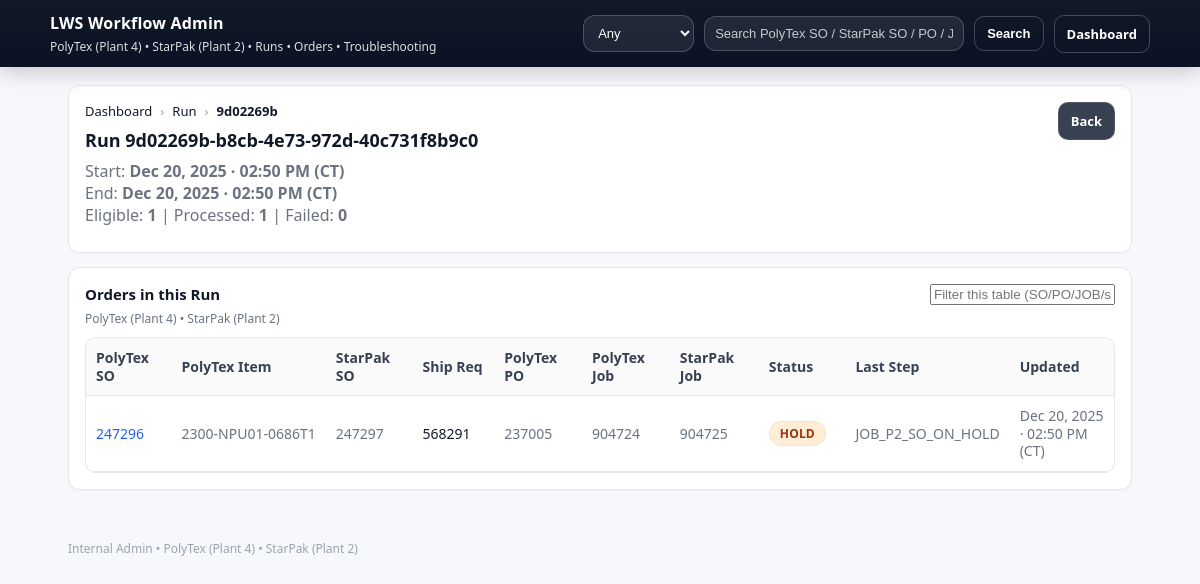
Screenshot of /run/9d02269b-b8cb-4e73-972d-40c731f8b9c0 with the database file from the repository.
### tables this page shows
CREATE TABLE workflow_runs (
        run_id TEXT PRIMARY KEY,
        start_ts TEXT,
        end_ts TEXT,
        env TEXT,
        eligible_count INTEGER,
        processed_count INTEGER,
        failed_count INTEGER,
        log_file_path TEXT
    , "held_count" INTEGER);

CREATE TABLE lws_order_state (
        sordernum INTEGER PRIMARY KEY,
        last_seen_ts TEXT,
        status TEXT,
        last_step TEXT,
        last_run_id TEXT,
        polytex_item_code TEXT,
        job_p4_code TEXT,
        po_p4_num INTEGER,
        so_p2_num INTEGER,
        shipreq_p2 TEXT,
        job_p2_code TEXT,
        last_error_summary TEXT,
        last_api_entity TEXT,
        last_api_status INTEGER,
        last_api_messages TEXT,
        updated_ts TEXT
    );

CREATE TABLE run_orders (
        run_id TEXT,
        sordernum INTEGER,
        status TEXT,
        last_step TEXT,
        updated_ts TEXT,
        PRIMARY KEY (run_id, sordernum)
    );

### admin.py (the view)
@app.route("/run/<run_id>")
def run_detail(run_id):
    conn = db()
    run = conn.execute(
        "SELECT * FROM workflow_runs WHERE run_id = ?",
        (run_id,)
    ).fetchone()
    orders = conn.execute("""
        SELECT
            ro.sordernum,
            os.so_p2_num,
            os.po_p4_num,
            os.shipreq_p2,
            os.job_p4_code,
            os.job_p2_code,
            COALESCE(ro.status, os.status) AS status,
            COALESCE(ro.last_step, os.last_step) AS last_step,
            COALESCE(ro.updated_ts, os.updated_ts) AS updated_ts,
            os.polytex_item_code
        FROM run_orders ro
        LEFT JOIN lws_order_state os
          ON os.sordernum = ro.sordernum
        WHERE ro.run_id = ?
        ORDER BY ro.sordernum DESC
    """, (run_id,)).fetchall()
    conn.close()
    return render_template("run_detail.html", run=run, orders=orders)

### admin.py (called while the page is built)
def db():
    return state_conn()

def _to_dt_utc(value):
    if value is None:
        return None
    if isinstance(value, datetime):
        dt = value
    else:
        s = str(value).strip()
        dt = datetime.fromisoformat(s.replace("Z", "+00:00"))
    if dt.tzinfo is None:
        dt = dt.replace(tzinfo=timezone.utc)
    return dt.astimezone(timezone.utc)

def format_ct(value, fmt="%b %d, %Y · %I:%M %p"):
    dt_utc = _to_dt_utc(value)
    if not dt_utc:
        return ""
    return dt_utc.astimezone(CT).strftime(fmt)

### db.py (called while the page is built)
def state_conn() -> sqlite3.Connection:
    conn = sqlite3.connect(STATE_DB_PATH)
    conn.row_factory = sqlite3.Row
    return conn

### templates/run_detail.html (shortened to what this page needs)
{% extends "base.html" %}
{% block content %}
<div class="card">
  <div class="cardHeader">
    <div>
      <div class="crumbs">
        <a href="/">Dashboard</a> <span class="sep">›</span>
        <span>Run</span> <span class="sep">›</span>
        <b>{{ run.run_id[:8] }}</b>
      </div>
      <h2 style="margin:8px 0 0;">Run {{ run.run_id }}</h2>
      <p class="muted" style="margin:8px 0 0;">
        Start: <b>{{ run.start_ts | ct }} (CT)</b><br>
        End: <b>{{ run.end_ts | ct }} (CT)</b><br>
        Eligible: <b>{{ run.eligible_count }}</b> |
        Processed: <b>{{ run.processed_count }}</b> |
        Failed: <b>{{ run.failed_count }}</b>
      </p>
    </div>
    <div style="display:flex; gap:10px; align-items:center; flex-wrap:wrap;">
      <a class="btn btn-secondary" href="/">Back</a>
    </div>
  </div>
</div>
<div class="card">
  <div class="cardHeader">
    <div>
      <h3 style="margin:0;">Orders in this Run</h3>
      <div class="muted small" style="margin-top:6px;">
        PolyTex (Plant 4) • StarPak (Plant 2)
      </div>
    </div>
    <input
      id="orderFilter"
      class="input"
      type="text"
      placeholder="Filter this table (SO/PO/JOB/status)…"
      style="max-width:420px;"
      autocomplete="off"
    />
  </div>
  <div class="tableWrap">
    <table id="ordersTable">
      <thead>
        <tr>
          <th style="width:130px;">PolyTex SO</th>
          <th style="width:130px;">PolyTex Item</th>
          <th style="width:130px;">StarPak SO</th>
          <th style="width:130px;">Ship Req</th>
          <th style="width:140px;">PolyTex PO</th>
          <th style="width:140px;">PolyTex Job</th>
          <th style="width:140px;">StarPak Job</th>
          <th style="width:120px;">Status</th>
          <th>Last Step</th>
          <th style="width:190px;">Updated</th>
        </tr>
      </thead>
      <tbody>
        {% if orders and orders|length > 0 %}
          {% for o in orders %}
          <tr>
            <td><a href="/order/{{ o.sordernum }}">{{ o.sordernum }}</a></td>
            <td class="muted nowrap" title="{{ o.polytex_item_code }}">
              {{ o.polytex_item_code or "—" }}
            </td>
            <td class="muted">{{ o.so_p2_num or "—" }}</td>
            <td>
              {% if o.shipreq_p2 %}
                <span class="mono">{{ o.shipreq_p2 }}</span>
              {% else %}
                —
              {% endif %}
            </td>
            <td class="muted">{{ o.po_p4_num or "—" }}</td>
            <td class="muted">{{ o.job_p4_code or "—" }}</td>
            <td class="muted">{{ o.job_p2_code or "—" }}</td>
            <td>
              {% if o.status == "COMPLETE" %}
                <span class="pill ok">COMPLETE</span>
              {% elif o.status == "FAILED" %}
                <span class="pill bad">FAILED</span>
              {% else %}
                <span class="pill warn">{{ o.status or "—" }}</span>
              {% endif %}
            </td>
            <td class="muted">{{ o.last_step or "—" }}</td>
            <td class="muted">{{ o.updated_ts| ct }} (CT)</td>
          </tr>
          {% endfor %}
        {% else %}
          <tr>
            <td colspan="8" class="muted" style="padding:16px;">
              No orders were captured for this run.
            </td>
          </tr>
        {% endif %}
      </tbody>
    </table>
  </div>
</div>
{% endblock %}

### templates/base.html (style rules this page uses)
:root { --bg:#f6f8fb; --card:#ffffff; --text:#111827; --muted:#6b7280; --ok:#0f766e; --bad:#b00020; --warn:#b45309; --border:#e5e7eb; --brand:#111827; --brand2:#0b1224; --link:#2563eb; --shadow: 0 1px 2px rgba(0,0,0,.04); --radius: 12px; }
* { box-sizing:border-box; }
body { margin:0; font-family: "Segoe UI", Arial, sans-serif; background:var(--bg); color:var(--text); }
.card { background:var(--card); border:1px solid var(--border); border-radius:var(--radius); padding:16px; box-shadow: var(--shadow); margin-bottom:14px; }
.cardHeader { display:flex; justify-content:space-between; align-items:flex-start; gap:12px; flex-wrap:wrap; margin-bottom:10px; }
h2 { font-size:18px; margin:0; }
h3 { font-size:15px; margin:0; }
.muted { color:var(--muted); }
.small { font-size:12px; }
a { color:var(--link); text-decoration:none; }
.btn { display:inline-flex; align-items:center; justify-content:center; gap:8px; padding:9px 12px; border-radius:10px; background:var(--brand); color:#fff; font-size:13px; font-weight:700; border:1px solid rgba(255,255,255,.12); cursor:pointer; text-decoration:none; white-space:nowrap; }
.btn-secondary { background:#374151; }
.pill { display:inline-block; padding:4px 10px; border-radius:999px; font-size:12px; font-weight:800; letter-spacing:.2px; border:1px solid rgba(0,0,0,.04); }
.warn { background:#ffedd5; color:#9a3412; }
.tableWrap { width:100%; overflow:auto; border-radius: 10px; border:1px solid var(--border); }
table { width:100%; border-collapse:collapse; min-width: 860px; }
th, td { text-align:left; padding:11px 10px; border-bottom:1px solid var(--border); font-size:14px; vertical-align:middle; line-height:1.25; }
th { font-weight:900; color:#374151; background:#fafafa; position: sticky; top: 0; z-index: 1; }
.crumbs { display:flex; align-items:center; gap:8px; flex-wrap:wrap; font-size:13px; }
.crumbs a { color:#111827; text-decoration:none; }
.sep { color:#9ca3af; }
.nowrap { white-space: nowrap; }

### rows the page displays
workflow_runs: run_id "9d02269b-b8cb-4e73-972d-40c731f8b9c0", start_ts|ct "Dec 20, 2025 · 02:50 PM", end_ts|ct "Dec 20, 2025 · 02:50 PM", eligible_count "1", processed_count "1", failed_count "0"
lws_order_state: sordernum "247296", polytex_item_code "2300-NPU01-0686T1", so_p2_num "247297", shipreq_p2 "568291", po_p4_num "237005", job_p4_code "904724", job_p2_code "904725", status "HOLD", last_step "JOB_P2_SO_ON_HOLD", updated_ts|ct "Dec 20, 2025 · 02:50 PM"

### other values shown
{{ run.run_id[:8] }} "9d02269b"
